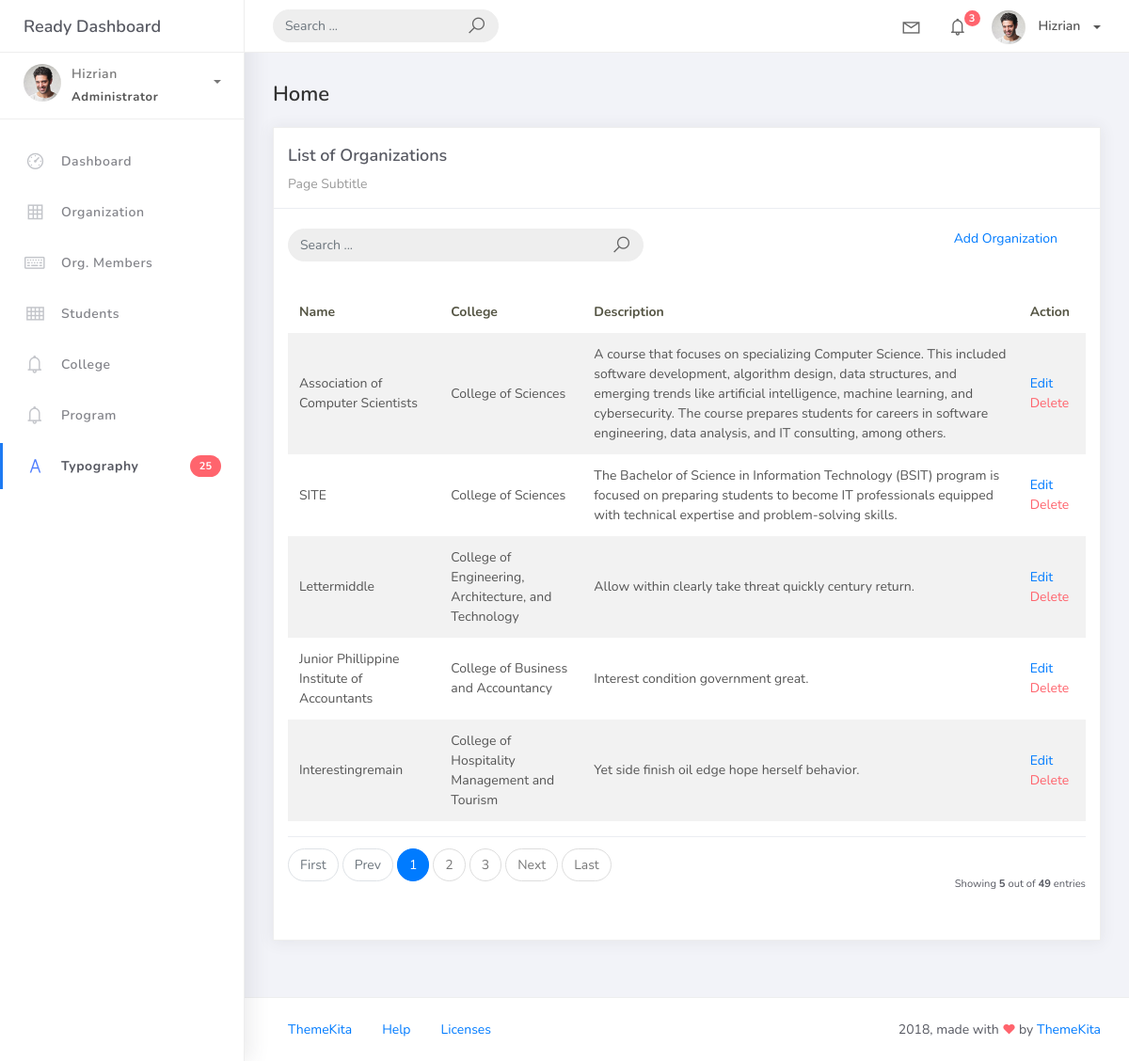
The app's page /organization/ with its own data.
### studentorg/models.py (models this page shows, shortened)
class BaseModels(models.Model):
    created_at = models.DateTimeField(auto_now=True, db_index=True)
    updated_at = models.DateTimeField(auto_now=True)
    class Meta:
        abstract = True

class Organization(BaseModels):  # Inherit from BaseModels to include timestamps
    name = models.CharField(max_length=150)
    college = models.ForeignKey(College, blank=True, on_delete=models.CASCADE)
    description = models.CharField(max_length=500)

class College(BaseModels):
    college_name = models.CharField(max_length=150)
    def __str__(self):
        return self.college_name

### studentorg/views.py (the view)
# urls.py: path('organization/', OrganizationList.as_view(), name='organization-list'),
class OrganizationList(ListView):
    model = Organization
    context_object_name = 'organization'
    template_name = 'org_list.html'
    paginate_by = 5

### templates/org_list.html
{% extends 'base.html' %}
{% load static %}
{% block content %}
<div class="content">
    <div class="container-fluid">
        <h4 class="page-title">Home</h4>
        <div class="row">
            <div class="col-md-12">
                <div class="card">
                    <div class="card-header">
                        <div class="card-title">List of Organizations</div>
                        <div class="card-category">Page Subtitle</div>
                    </div>
                    <br />
                    <div class="col-md-12 row">
                        <div class="col-md-6">
                            <form class="navbar-left navbar-form nav-search mr-md-3" action="">
                                <div class="input-group">
                                    <input type="text" placeholder="Search ..." class="form-control" />
                                    <div class="input-group-append">
                                        <span class="input-group-text">
                                            <i class="la la-search search-icon"></i>
                                        </span>
                                    </div>
                                </div>
                            </form>
                        </div>
                        <div class="col-md-6">
                            <div class="pull-right">
                                <a href="${url 'organization-add'}">Add Organization</a>
                            </div>
                        </div>
                    </div>
                    <div class="card-body">
                        <table class="table table-striped mt-3">
                            <thead>
                                <tr>
                                    <th scope="col">Name</th>
                                    <th scope="col">College</th>
                                    <th scope="col">Description</th>
                                    <th scope="col">Action</th>
                                </tr>
                            </thead>
                            <tbody>
                                {% for object in object_list %}
                                <tr>
                                    <td>{{ object.name }}</td>
                                    <td>{{ object.college }}</td>
                                    <td>{{ object.description }}</td>
                                    <td>
                                        <a href="organization_list/{{object.id}}">Edit</a>
                                        <a href="organization_list/{{object.id}}/delete" class="text-danger">Delete
                                    </td>
                                </tr>
                                {% empty %}
                                <tr>
                                    <td colspan="4" style="text-align: center;">
                                        <p class="text-sm font-weight-bold mb-0">No Records Found</p>
                                    </td>
                                </tr>
                                {% endfor %}
                            </tbody>
                        </table>
                        {% include 'includes/pagination.html' %}
                    </div>
                </div>
            </div>
        </div>
    </div>
</div>
{% endblock %}

### records on screen
Organization: name "Association of Computer Scientists", college "College of Sciences", description "A course that focuses on specializing Computer Science. This included software development, algorithm design, data structures, and emerging trends like artificial intelligence, machine learning, and cybersecurity. The course prepares students for careers in software engineering, data analysis, and IT consulting, among others."
Organization: name "SITE", college "College of Sciences", description "The Bachelor of Science in Information Technology (BSIT) program is focused on preparing students to become IT professionals equipped with technical expertise and problem-solving skills."
Organization: name "Lettermiddle", college "College of Engineering, Architecture, and Technology", description "Allow within clearly take threat quickly century return."
Organization: name "Junior Phillippine Institute of Accountants", college "College of Business and Accountancy", description "Interest condition government great."
Organization: name "Interestingremain", college "College of Hospitality Management and Tourism", description "Yet side finish oil edge hope herself behavior."

### other values on screen
{{ page_num }} "1"
{{ page_num }} "2" "3"
{{ object_list.count }} "5"
{{ paginator.count }} "49"
